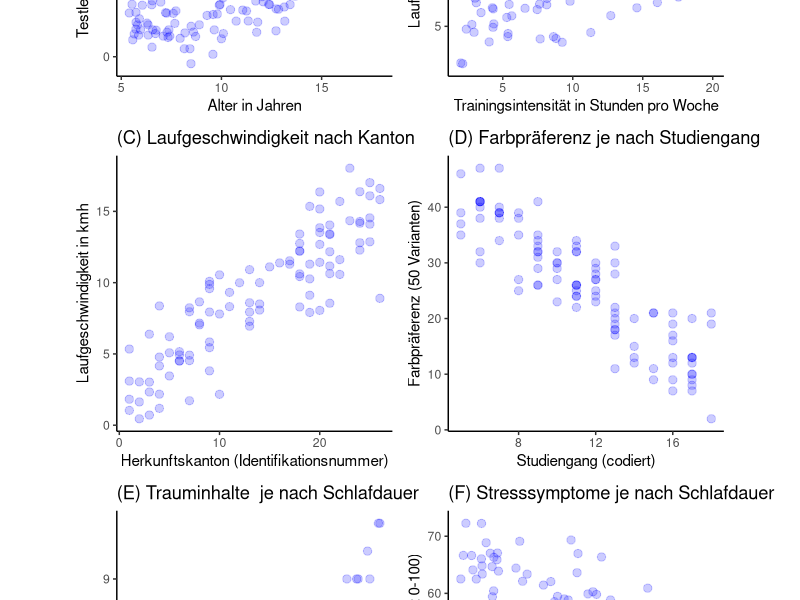
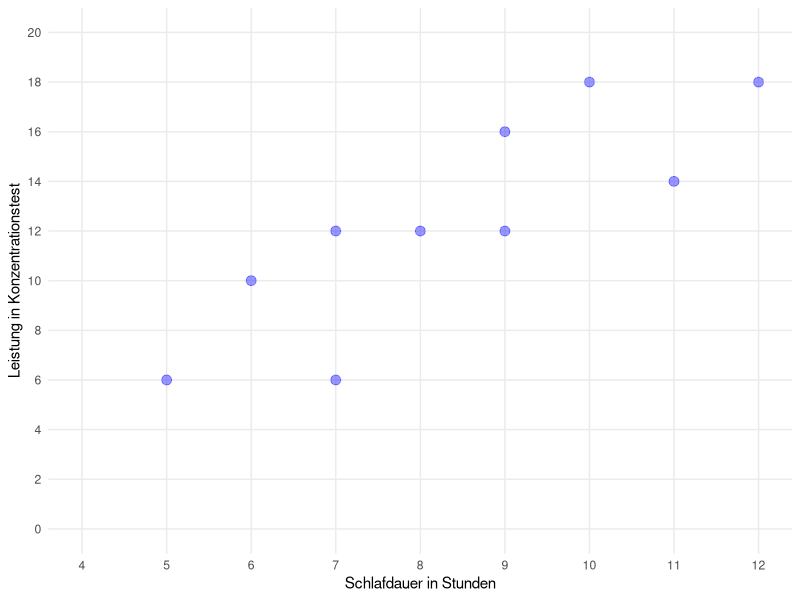

Write R code to recreate these figures, in order.
## ---- chunk 1
#| include: false
# Set working directory of R
knitr::opts_knit$set(root.dir = '../')
## ---- chunk 2
#| message: false
#| warning: false
#| include: false

library(tidyverse)

## simulate data

## (A) AV metrisch, UV metrisch, Linearität nicht gegeben

# set parameters
n <- 100
b0 <- 10
b1 <- 0.01
b2 <- 0.00001
sigma = 5

# generate counts
sim_df <- tibble(x = runif(n, 5, 18)) |>
  mutate(mu = b0 + b1*x + b2*x^5.5)|> 
  mutate(y = rnorm(n = n, mu, sigma) )

# plot
p1 <- ggplot(data = sim_df, aes(x = x, y = y)) + 
  geom_point(size = 2.5, alpha = .2, color = "blue") +
  theme_classic() +
  labs(title = "(A) Testleistung nach Alter",
       x = "Alter in Jahren",
       y = "Testleistung in korrekten Items")

## (B) AV metrisch, UV metrisch, Linearität gegeben

# set parameters
n <- 100
b0 <- 5
b1 <- 0.4
sigma = 3

# generate counts
sim_df <- tibble(x = runif(n, 2, 20)) |>
  mutate(mu = b0 + b1*x) |> 
  mutate(y = rnorm(n = n, mu, sigma) )

# plot
p2 <- ggplot(data = sim_df, aes(x = x, y = y)) + 
  geom_point(size = 2.5, alpha = .2, color = "blue") +
  theme_classic() +
  labs(title = "(B) Laufgeschwindigkeit nach Trainingsintensität",
       x = "Trainingsintensität in Stunden pro Woche",
       y = "Laufgeschwindigkeit in kmh")

## (C) AV metrisch, UV nicht metrisch, Linearität gegeben

# set parameters
n <- 100
b0 <- 2
b1 <- 0.5
sigma = 2

# generate counts
sim_df <- tibble(x = runif(n, 1, 26)) |>
  mutate(mu = b0 + b1*x) |> 
  mutate(y = rnorm(n = n, mu, sigma) )|>
  mutate(x_int = round(x, digits = 0))

# plot
p3 <- ggplot(data = sim_df, aes(x = x_int, y = y)) + 
  geom_point(size = 2.5, alpha = .2, color = "blue") +
  theme_classic() +
  labs(title = "(C) Laufgeschwindigkeit nach Kanton",
       x = "Herkunftskanton (Identifikationsnummer)",
       y = "Laufgeschwindigkeit in kmh")

## (D) AV nicht metrisch, UV nicht metrisch, Linearität gegeben

# set parameters
n <- 100
b0 <- 55
b1 <- -2.5
sigma <- 5

# generate counts
sim_df <- tibble(x = runif(n, 5, 18)) |>
  mutate(mu = b0 + b1*x) |> 
  mutate(y = rnorm(n = n, mu, sigma) )|>
  mutate(x_int = round(x, digits = 0),
         y_int = round(y, digits = 0))

# plot
p4 <- ggplot(data = sim_df, aes(x = x_int, y = y_int)) + 
  geom_point(size = 2.5, alpha = .2, color = "blue") +
  theme_classic() +
  labs(title = "(D) Farbpräferenz je nach Studiengang",
       x = "Studiengang (codiert)",
       y = "Farbpräferenz (50 Varianten)")

## (E) AV nicht metrisch, UV metrisch, Linearität nicht gegeben

# set parameters
n <- 100
b0 <- 3
b1 <- 0.1
b2 <- 0.0001
sigma <- 1

# generate counts
sim_df <- tibble(x = runif(n, 0, 15)) |>
  mutate(mu = b0 + b1*x + b2*x^4) |> 
  mutate(y = rnorm(n = n, mu, sigma)) |>
  mutate(y_int = round(y, digits = 0))

# plot
p5 <- ggplot(data = sim_df, aes(x = x, y = y_int)) + 
  geom_point(size = 2.5, alpha = .2, color = "blue") +
  theme_classic() +
  labs(title = "(E) Trauminhalte  je nach Schlafdauer",
       x = "Schlafdauer in Stunden",
       y = "Trauminhalte")

## (F) AV metrisch, UV metrisch, Quasi-Linearität gegeben

# set parameters
n <- 100
b0 <- 70
b1 <- -1.5
b2 <- -0.001
sigma <- 5

# generate counts
sim_df <- tibble(x = runif(n, 2, 12)) |>
  mutate(mu = b0 + b1*x + b2*x^4) |> 
  mutate(y = rnorm(n = n, mu, sigma))

# plot
p6 <- ggplot(data = sim_df, aes(x = x, y)) + 
  geom_point(size = 2.5, alpha = .2, color = "blue") +
  theme_classic() +
  labs(title = "(F) Stresssymptome je nach Schlafdauer",
       x = "Schlafdauer in Stunden",
       y = "Stressymptome (Wert 0-100)")
## ---- chunk 3
#| message: false
#| warning: false
#| include: false
library(patchwork)
p1 + p2 + p3 + p4 + p5 + p6 +
  plot_layout(widths = unit(c(7, 7), c('cm', 'cm')), heights = unit(c(7, 7, 7), c('cm', 'cm', 'cm')))
## ---- chunk 4
#| echo: false
d <- tibble(x = c(7, 8, 5, 6, 9, 10, 9, 7, 11, 12),
            y = c(12, 12, 6, 10, 16, 18, 12, 6, 14, 18))

p1 <- d|>
  ggplot(aes(x, y)) +
  geom_point(size = 3, alpha = 0.4, color = "blue") +
  scale_x_continuous("Schlafdauer in Stunden",
                     breaks=c(0,1,2,3,4,5,6,7,8,9,10,11,12), 
                     minor_breaks = NULL,
                     limits=c(4,12)) +
  scale_y_continuous("Leistung in Konzentrationstest",
                     breaks=c(0,2,4,6,8,10,12,14,16,18,20),
                     minor_breaks = NULL,
                     limits=c(0,20)) +
  theme_minimal()
p1
